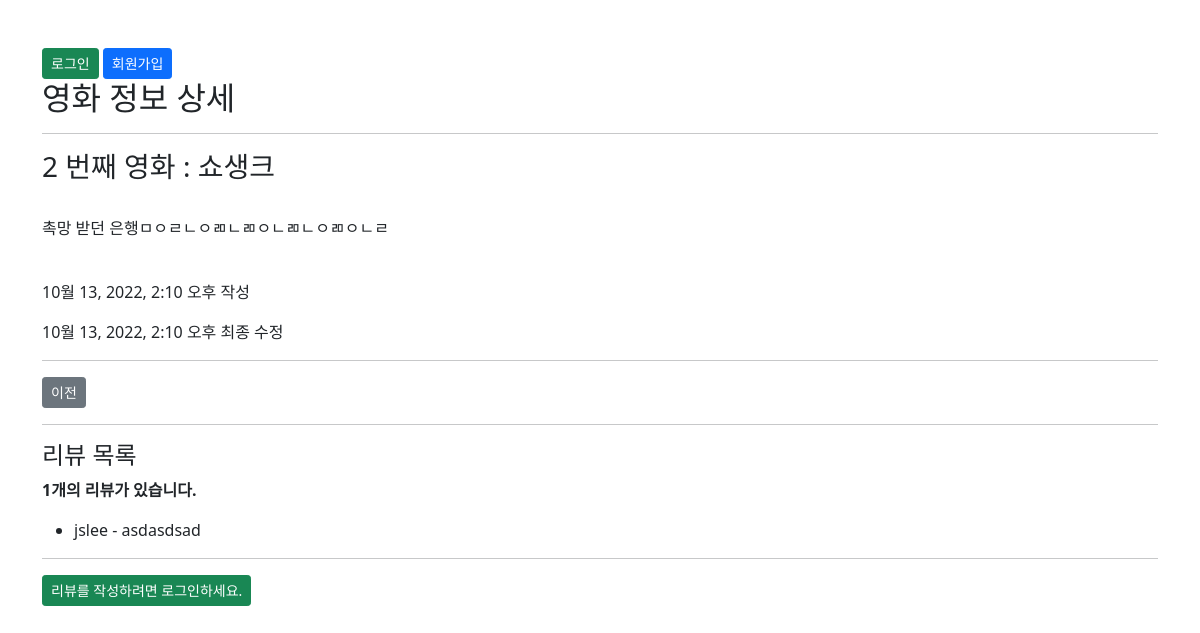
The app's page /movies/2/ with its own data.
### movies/models.py (models this page shows, shortened)
class Movie(models.Model):
    user = models.ForeignKey(settings.AUTH_USER_MODEL,
                             on_delete=models.CASCADE)
    title = models.CharField(max_length=10)
    content = models.TextField()
    created_at = models.DateTimeField(auto_now_add=True)
    updated_at = models.DateTimeField(auto_now=True)
    like_users = models.ManyToManyField(settings.AUTH_USER_MODEL, related_name="like_movies")

class Comment(models.Model):
    movie = models.ForeignKey(Movie, on_delete=models.CASCADE)
    user = models.ForeignKey(settings.AUTH_USER_MODEL,
                             on_delete=models.CASCADE)
    content = models.CharField(max_length=200)
    created_at = models.DateTimeField(auto_now_add=True)
    updated_at = models.DateTimeField(auto_now=True)

### accounts/models.py (models this page shows)
class User(AbstractUser):
    followings = models.ManyToManyField('self', symmetrical=False, related_name="followers")

### movies/views.py (the view)
# urls.py: path('<int:pk>/', views.detail, name='detail'),
@require_safe
def detail(request, pk):
    movie = get_object_or_404(Movie, pk=pk)
    comment_form = CommentForm()
    comments = movie.comment_set.all()
    context = {
        'movie': movie,
        'comment_form': comment_form,
        'comments': comments,
    }
    return render(request, 'movies/detail.html', context)

### movies/templates/movies/detail.html (shortened to what this page needs)
{% extends 'base.html' %}
{% load bootstrap5 %}
{% block content %}
  <h2>영화 정보 상세</h2>
  <hr>
  <h3>{{ movie.pk }} 번째 영화 : {{ movie.title }}</h3>
  <br>
  <p>{{ movie.content }}</p>
  <br>
  <p>{{ movie.created_at }} 작성</p>
  <p>{{ movie.updated_at }} 최종 수정</p>
  <hr>
  <div class="d-flex">
    <a href="{% url 'movies:index' %}" class="btn btn-secondary btn-sm">이전</a>
  </div>
  <hr>
  <h4>리뷰 목록</h4>
  {% if comments %}
    <p><b>{{ comments|length }}개의 리뷰가 있습니다.</b></p>
  {% endif %}
  <ul>
    {% for comment in comments %}
      <li>
        {{ comment.user }} - {{ comment.content }}
      </li>
    {% empty %}
      <li>리뷰가 없어요..!</li>
    {% endfor %}
  </ul>
  <hr>
  {% if request.user.is_authenticated %}
    <form action="{% url 'movies:comments_create' movie.pk %}" method="POST">
      {% csrf_token %}
      {% bootstrap_form comment_form %}
      <input type="submit" value="작성" class="btn btn-primary btn-sm">
    </form>
  {% else %}
    <a href="{% url 'accounts:login' %}" class="btn btn-success btn-sm">리뷰를 작성하려면 로그인하세요.</a>
  {% endif %}
{% endblock content %}

### records on screen
Movie: pk "2", title "쇼생크", content "촉망 받던 은행ㅁㅇㄹㄴㅇㄻㄴㄻㅇㄴㄻㄴㅇㄻㅇㄴㄹ", created_at "10월 13, 2022, 2:10 오후", updated_at "10월 13, 2022, 2:10 오후"
Comment: user "jslee", content "asdasdsad"

### other values on screen
{{ comments|length }} "1"
